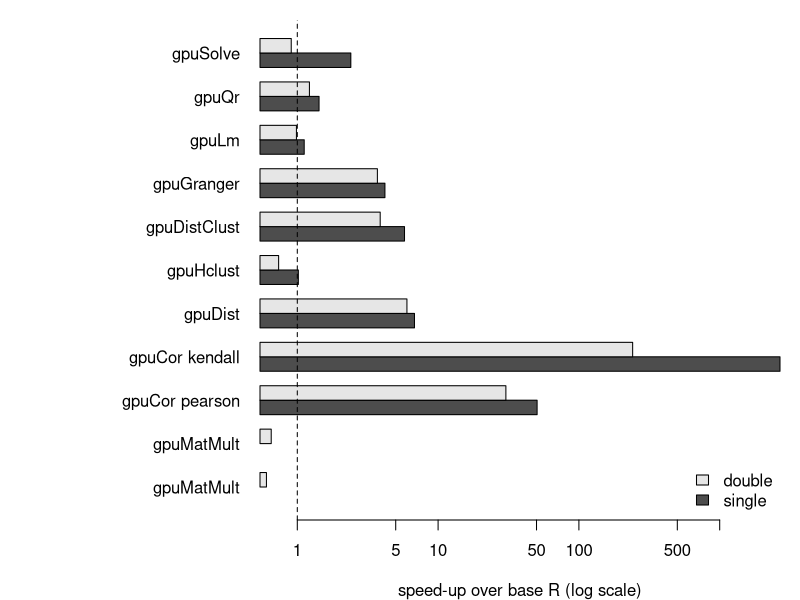
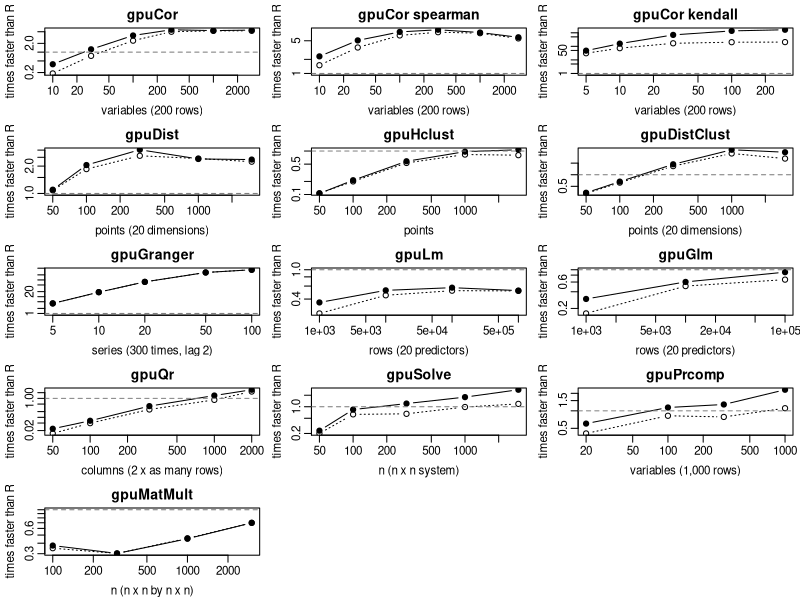

Reproduce these figures in R, in order.
## ---- chunk 1
knitr::opts_chunk$set(collapse = TRUE, comment = "#>")
bench <- read.csv("benchmarks.csv")
machine <- read.csv("benchmarks-machine.csv")
## ---- chunk 2
knitr::kable(machine, col.names = c("", ""))
## ---- chunk 3
tab <- bench[!is.na(bench$cpu), ]
speedup <- function(gpu) ifelse(is.na(gpu), "",
                                sprintf("%.1fx", tab$cpu / gpu))
shown <- data.frame(
  Task = tab$task, Size = tab$size,
  `base R` = sprintf("%.3f", tab$cpu),
  `GPU single` = ifelse(is.na(tab$single), "",
                        sprintf("%.3f", tab$single)),
  `speed-up` = speedup(tab$single),
  `GPU double` = sprintf("%.3f", tab$double),
  `speed-up ` = speedup(tab$double),
  check.names = FALSE)
knitr::kable(shown, align = "llrrrrr")
## ---- chunk 4
s <- tab$cpu / tab$single
d <- tab$cpu / tab$double
labels <- sub(" vs .*", "", tab$task)
op <- par(mar = c(4, 13, 1, 1))
barplot(t(cbind(s, d)), beside = TRUE, horiz = TRUE, log = "x",
        names.arg = labels, las = 1, xlab = "speed-up over base R (log scale)",
        legend.text = c("single", "double"),
        args.legend = list(x = "bottomright", bty = "n"))
abline(v = 1, lty = 2)
par(op)
## ---- chunk 5
xo <- read.csv("crossover.csv")
xo$speedup <- xo$cpu / xo$single
xo$speedupDouble <- xo$cpu / xo$double
fns <- unique(xo$fn[!is.na(xo$cpu)])
firstAt <- function(f, k) {
  d <- xo[xo$fn == f & !is.na(xo$cpu), ]
  hit <- d$size[d$speedup >= k]
  if (length(hit)) format(min(hit), big.mark = ",", scientific = FALSE) else "not reached"
}
ov <- read.csv("call-overhead.csv")
## ---- chunk 6
what <- vapply(fns, function(f) xo$what[xo$fn == f][1], "")
tested <- vapply(fns, function(f) {
  z <- range(xo$size[xo$fn == f])
  paste(format(z, big.mark = ",", scientific = FALSE), collapse = " to ")
}, "")
knitr::kable(data.frame(
  Function = fns, `Size measured as` = what, Tested = tested,
  `Faster than R from` = vapply(fns, firstAt, "", k = 1),
  `5 times faster from` = vapply(fns, firstAt, "", k = 5),
  check.names = FALSE, row.names = NULL))
## ---- chunk 7
op <- par(mfrow = c(ceiling(length(fns) / 3), 3), mar = c(3.2, 3.2, 2, 0.5),
          mgp = c(2, 0.6, 0), cex = 0.7)
for (f in fns) {
  d <- xo[xo$fn == f & !is.na(xo$cpu), ]
  yr <- range(c(d$speedup, d$speedupDouble, 1), na.rm = TRUE)
  plot(d$size, d$speedup, log = "xy", type = "b", pch = 19, ylim = yr,
       xlab = d$what[1], ylab = "times faster than R", main = f)
  lines(d$size, d$speedupDouble, type = "b", pch = 1, lty = 3)
  abline(h = 1, lty = 2, col = "grey50")
}
par(op)
## ---- chunk 8
pp <- read.csv("pairs.csv")
fmt <- function(v) ifelse(is.na(v), "--", sprintf("%.2f", v))
## ---- chunk 9
knitr::kable(data.frame(
  Variables = format(pp$variables, big.mark = ","),
  `Pairs found` = format(pp$pairs, big.mark = ","),
  `cor + which` = fmt(pp$cor), `gpuCor + which` = fmt(pp$gpuCor),
  gpuCorPairs = fmt(pp$gpuCorPairs), `top 10 each` = fmt(pp$top10),
  check.names = FALSE), align = "rrrrrr")
## ---- chunk 10
sc <- read.csv("assoc.csv")
secs <- function(v) ifelse(is.na(v), "--", sprintf("%.2f", v))
big <- sc[!is.na(sc$MatrixEQTL), ]
big <- big[which.max(big$snps * big$genes), ]
## ---- chunk 11
knitr::kable(data.frame(
  SNPs = format(sc$snps, big.mark = ","),
  Genes = format(sc$genes, big.mark = ","),
  Tests = format(sc$snps * as.double(sc$genes), big.mark = ",",
                 scientific = FALSE),
  Found = format(sc$found, big.mark = ","),
  `Matrix eQTL` = secs(sc$MatrixEQTL),
  `gpuAssoc single` = secs(sc$single), `gpuAssoc double` = secs(sc$double),
  check.names = FALSE), align = "rrrrrrr")
## ---- chunk 12
km <- read.csv("kmeans.csv")
## ---- chunk 13
f <- function(v, d = 2) ifelse(is.na(v), "--", formatC(v, format = "f", digits = d))
knitr::kable(data.frame(
  Points = format(km$points, big.mark = ",", scientific = FALSE),
  Clusters = format(km$clusters, big.mark = ","),
  `kmeans Lloyd` = f(km$lloyd), `kmeans Hartigan-Wong` = f(km$hartiganWong),
  `gpuKmeans single` = f(km$single, 3), `gpuKmeans double` = f(km$double, 3),
  `sum of squares vs H-W` = f(km$wssGpu / km$wssHW, 3),
  check.names = FALSE), align = "rrrrrrr")
## ---- chunk 14
pm <- read.csv("perm.csv")
rt <- read.csv("rowtest.csv")
s3 <- function(v) ifelse(is.na(v), "--", formatC(v, format = "f", digits = 3))
s2 <- function(v) ifelse(is.na(v), "--", formatC(v, format = "f", digits = 2))
## ---- chunk 15
knitr::kable(data.frame(
  `x and y variables` = format(pm$variables, big.mark = ","),
  Pairs = format(pm$variables^2, big.mark = ",", scientific = FALSE),
  `cor loop` = s2(pm$corLoop), `BLAS loop` = s2(pm$blasLoop),
  `gpuCorPerm single` = s3(pm$single), `gpuCorPerm double` = s3(pm$double),
  check.names = FALSE), align = "rrrrrr")
## ---- chunk 16
knitr::kable(data.frame(
  Genes = format(rt$genes, big.mark = ","), Samples = rt$samples,
  `R loop` = s2(rt$cpu), `gpuRowTtest single` = s3(rt$single),
  `gpuRowTtest double` = s3(rt$double),
  `no permutations` = s3(rt$noPermutations),
  check.names = FALSE), align = "rrrrrr")
